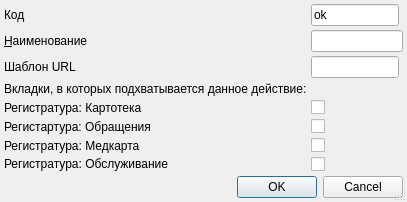
<?xml version="1.0" encoding="UTF-8"?>
<ui version="4.0">
 <class>ItemEditorDialog</class>
 <widget class="QDialog" name="ItemEditorDialog">
  <property name="geometry">
   <rect>
    <x>0</x>
    <y>0</y>
    <width>407</width>
    <height>192</height>
   </rect>
  </property>
  <property name="windowTitle">
   <string>ChangeMe!</string>
  </property>
  <property name="sizeGripEnabled">
   <bool>true</bool>
  </property>
  <layout class="QGridLayout">
   <property name="margin">
    <number>4</number>
   </property>
   <property name="spacing">
    <number>4</number>
   </property>
   <item row="0" column="1">
    <widget class="QLineEdit" name="edtCode">
     <property name="visible">
      <bool>false</bool>
     </property>
     <property name="text">
      <string>ok</string>
     </property>
    </widget>
   </item>
   <item row="9" column="0" colspan="3">
    <widget class="QDialogButtonBox" name="buttonBox">
     <property name="orientation">
      <enum>Qt::Horizontal</enum>
     </property>
     <property name="standardButtons">
      <set>QDialogButtonBox::Cancel|QDialogButtonBox::Ok</set>
     </property>
    </widget>
   </item>
   <item row="1" column="1" colspan="2">
    <widget class="QLineEdit" name="edtName">
     <property name="maxLength">
      <number>64</number>
     </property>
    </widget>
   </item>
   <item row="1" column="0">
    <widget class="QLabel" name="lblName">
     <property name="text">
      <string>&amp;Наименование</string>
     </property>
     <property name="buddy">
      <cstring>edtName</cstring>
     </property>
    </widget>
   </item>
   <item row="4" column="1" colspan="2">
    <widget class="QCheckBox" name="chkTabRegistry">
     <property name="text">
      <string/>
     </property>
    </widget>
   </item>
   <item row="4" column="0">
    <widget class="QLabel" name="lblTabRegistry">
     <property name="text">
      <string>Регистратура: Картотека</string>
     </property>
     <property name="buddy">
      <cstring>chkTabRegistry</cstring>
     </property>
    </widget>
   </item>
   <item row="5" column="0">
    <widget class="QLabel" name="lblTabEvents">
     <property name="text">
      <string>Регистартура: Обращения</string>
     </property>
    </widget>
   </item>
   <item row="6" column="0">
    <widget class="QLabel" name="lblAmbCard">
     <property name="toolTip">
      <string>используйте {Name}
для подстановки
значения параметра
Name</string>
     </property>
     <property name="text">
      <string>Регистратура: Медкарта</string>
     </property>
    </widget>
   </item>
   <item row="7" column="0">
    <widget class="QLabel" name="lblTabActions">
     <property name="toolTip">
      <string>используйте {Name}
для подстановки
значения параметра
Name</string>
     </property>
     <property name="text">
      <string>Регистратура: Обслуживание</string>
     </property>
     <property name="alignment">
      <set>Qt::AlignLeading|Qt::AlignLeft|Qt::AlignTop</set>
     </property>
    </widget>
   </item>
   <item row="8" column="0">
    <spacer name="verticalSpacer">
     <property name="orientation">
      <enum>Qt::Vertical</enum>
     </property>
     <property name="sizeHint" stdset="0">
      <size>
       <width>20</width>
       <height>40</height>
      </size>
     </property>
    </spacer>
   </item>
   <item row="7" column="1">
    <widget class="QCheckBox" name="chkTabActions">
     <property name="text">
      <string/>
     </property>
    </widget>
   </item>
   <item row="5" column="1">
    <widget class="QCheckBox" name="chkTabEvents">
     <property name="text">
      <string/>
     </property>
    </widget>
   </item>
   <item row="6" column="1">
    <widget class="QCheckBox" name="chkTabAmbCard">
     <property name="text">
      <string/>
     </property>
    </widget>
   </item>
   <item row="2" column="0">
    <widget class="QLabel" name="lblTemplate">
     <property name="text">
      <string>Шаблон URL</string>
     </property>
    </widget>
   </item>
   <item row="2" column="1">
    <widget class="QLineEdit" name="edtTemplate"/>
   </item>
   <item row="0" column="0">
    <widget class="QLabel" name="lblCode">
     <property name="text">
      <string>Код</string>
     </property>
     <property name="visible">
      <bool>false</bool>
     </property>
    </widget>
   </item>
   <item row="3" column="0">
    <widget class="QLabel" name="label">
     <property name="text">
      <string>Вкладки, в которых подхватывается данное действие:</string>
     </property>
    </widget>
   </item>
  </layout>
 </widget>
 <tabstops>
  <tabstop>edtName</tabstop>
  <tabstop>chkTabRegistry</tabstop>
  <tabstop>buttonBox</tabstop>
 </tabstops>
 <resources/>
 <connections>
  <connection>
   <sender>buttonBox</sender>
   <signal>accepted()</signal>
   <receiver>ItemEditorDialog</receiver>
   <slot>accept()</slot>
   <hints>
    <hint type="sourcelabel">
     <x>162</x>
     <y>406</y>
    </hint>
    <hint type="destinationlabel">
     <x>121</x>
     <y>284</y>
    </hint>
   </hints>
  </connection>
  <connection>
   <sender>buttonBox</sender>
   <signal>rejected()</signal>
   <receiver>ItemEditorDialog</receiver>
   <slot>reject()</slot>
   <hints>
    <hint type="sourcelabel">
     <x>242</x>
     <y>406</y>
    </hint>
    <hint type="destinationlabel">
     <x>293</x>
     <y>284</y>
    </hint>
   </hints>
  </connection>
 </connections>
</ui>
